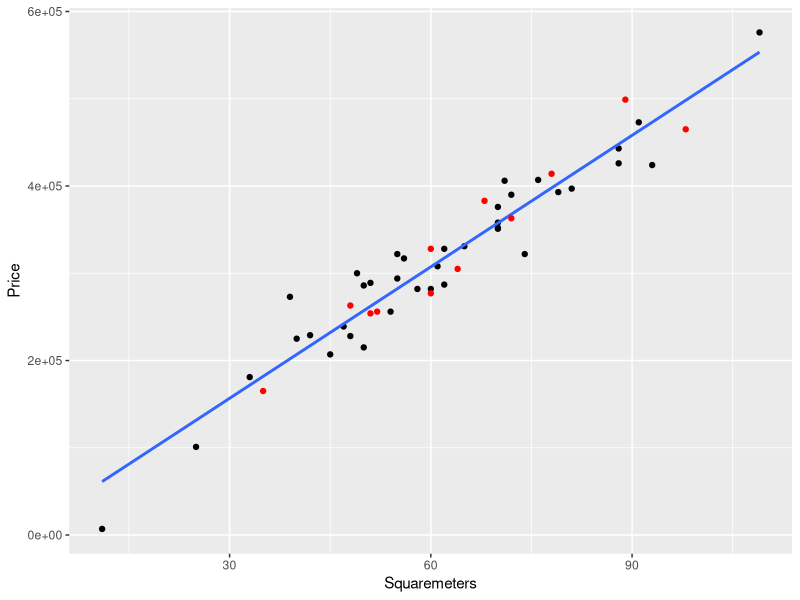

Generate this figure with R:
# We set the working directory to the folder of this file.
if (!is.null(parent.frame(2)$ofile)) {
  this.dir <- dirname(parent.frame(2)$ofile)
  setwd(this.dir)
}

# Load required libraries
library(ggplot2)
library(scales)
library(stats)
library(data.table)

# Read data 
apartments <- fread("flatprices.csv")

# install.packages("caret")
library(caret)

# Train / Test
set.seed(42)
train.index <- createDataPartition(apartments$Price, list = FALSE, p = 0.75)
train <- apartments[train.index, ]
test <- apartments[-train.index, ]

g <- qplot(Squaremeters, Price, data = train) + 
  geom_smooth(method = "lm", se = FALSE, data = train) + 
  geom_point(data = test, color = I("red"))
print(g)

model <- lm(Price ~ Squaremeters, data = train)
print(model)

test$PricePredicted <- predict(model, test)
print(test)
